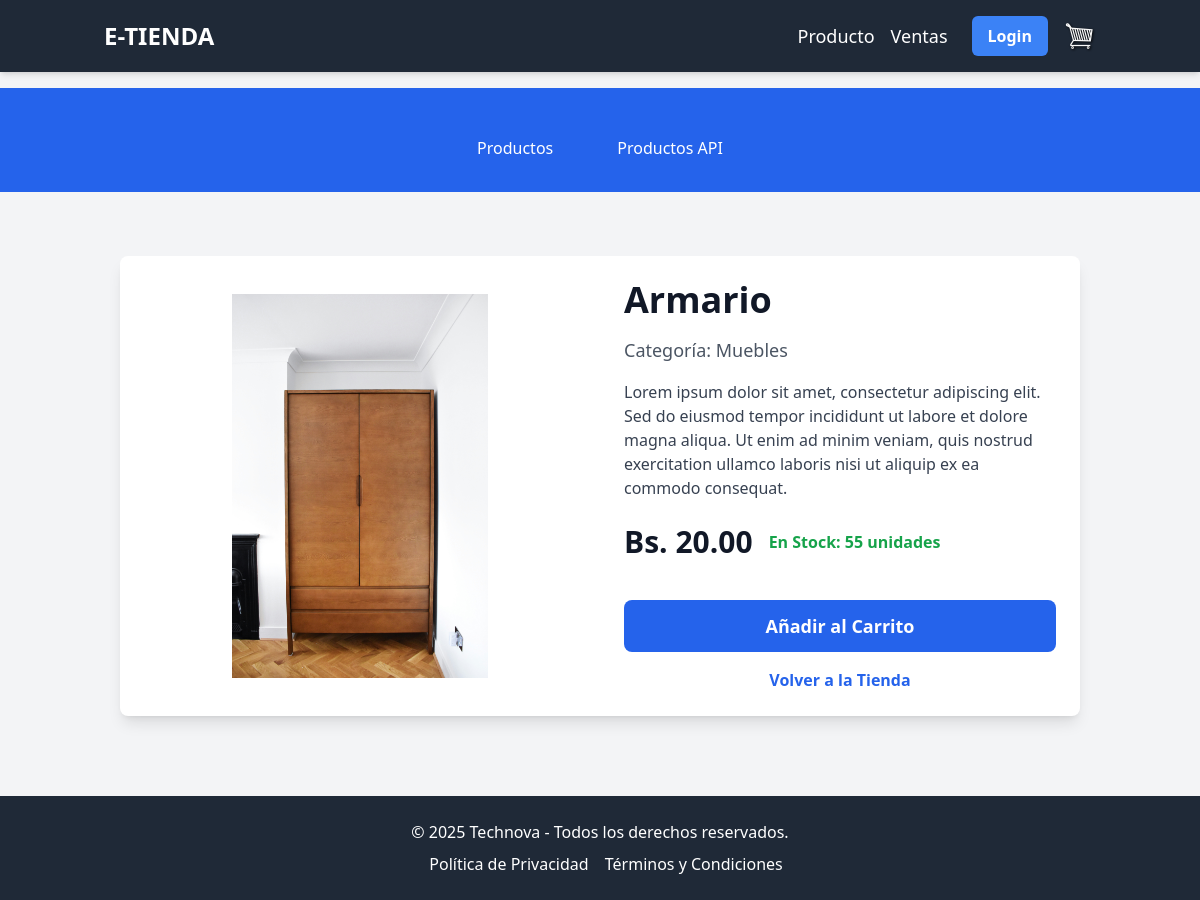
Page /store/producto/4/ on the committed database.
### store/models.py (models this page shows, shortened)
class Producto(models.Model):
    nombre = models.CharField(max_length=100, help_text="Nombre del Producto")
    precio = models.DecimalField(max_digits=10, decimal_places=2, null=True, help_text="Precio")
    stock = models.IntegerField(null=True, help_text="Cantidad en stock")
    imagen = models.ImageField(upload_to='productos', null=True)
    categoria = models.ForeignKey('Categoria', on_delete=models.SET_NULL, null=True)

class Categoria(models.Model):
    nombre = models.CharField(max_length=100, help_text="Categoría del Producto")

### store/views.py (the view)
# urls.py: path('producto/<int:pk>/',views.detail_producto, name='detail_producto'),
def detail_producto(request,pk):
    producto_obj = get_object_or_404(Producto, id=pk)
    context = {
        'producto':producto_obj
    }
    return render(request,"store/detalle_producto.html",context)

### store/templates/store/detalle_producto.html (shortened to what this page needs)
{% extends 'store/main.html' %}
{% load static %}
{% block content %}
<div class="container mx-auto px-4 py-8">
    {% if error_message %}
        <div class="bg-red-100 border border-red-400 text-red-700 px-4 py-3 rounded relative mb-4" role="alert">
            <strong class="font-bold">¡Error!</strong>
            <span class="block sm:inline">{{ error_message }}</span>
        </div>
        <a href="{% url 'store' %}" class="block text-center mt-4 text-blue-600 hover:text-blue-800 font-semibold">Volver a la Tienda</a>
    {% elif producto %}
        <div class="bg-white rounded-lg shadow-lg overflow-hidden md:flex">
            <div class="md:w-1/2 p-6 flex items-center justify-center">
                {% if producto.imagen %}
                    <img class="max-w-full max-h-96 object-contain" src="{{ producto.imagen.url }}" alt="{{ producto.nombre }}">
                {% else %}
                    <img class="max-w-full max-h-96 object-contain" src="{% static 'images/placeholder.jpg' %}" alt="Imagen no disponible">
                {% endif %}
            </div>
            <div class="md:w-1/2 p-6 flex flex-col justify-between">
                <div>
                    <h1 class="text-4xl font-bold text-gray-900 mb-4">{{ producto.nombre }}</h1>
                    <p class="text-gray-600 mb-4 text-lg">Categoría: {{ producto.categoria.nombre }}</p>
                    <p class="text-gray-700 mb-6 text-base">Lorem ipsum dolor sit amet, consectetur adipiscing elit. Sed do eiusmod tempor incididunt ut labore et dolore magna aliqua. Ut enim ad minim veniam, quis nostrud exercitation ullamco laboris nisi ut aliquip ex ea commodo consequat.</p>
                    <div class="flex items-center mb-4">
                        <span class="text-3xl font-bold text-gray-900 mr-4">Bs. {{ producto.precio }}</span>
                        {% if producto.stock > 0 %}
                            <span class="text-green-600 font-semibold">En Stock: {{ producto.stock }} unidades</span>
                        {% else %}
                            <span class="text-red-600 font-semibold">Sin Stock</span>
                        {% endif %}
                    </div>
                </div>
                <div class="mt-6">
                    <button
                        data-product="{{ producto.id }}"
                        data-action="add"
                        class="bg-blue-600 hover:bg-blue-700 text-white font-bold py-3 px-6 rounded-lg text-lg transition duration-300 w-full update-cart">
                        Añadir al Carrito
                    </button>
                    <a href="{% url 'store' %}" class="block text-center mt-4 text-blue-600 hover:text-blue-800 font-semibold">Volver a la Tienda</a>
                </div>
            </div>
        </div>
    {% else %}
        <p class="text-gray-600 text-center">No se pudieron cargar los detalles del producto.</p>
        <a href="{% url 'store' %}" class="block text-center mt-4 text-blue-600 hover:text-blue-800 font-semibold">Volver a la Tienda</a>
    {% endif %}
</div>
{% endblock %}

### rows in the picture
Producto: imagen (picture), nombre "Armario", categoria.nombre "Muebles", precio "20.00", stock "55"
